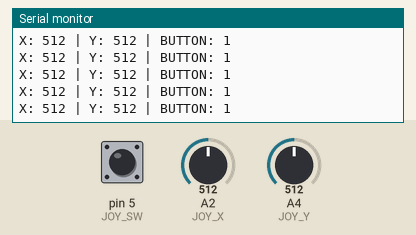
Simulated run of this sketch. Board: Arduino Uno, built with avr-gcc and run on an emulated ATmega328P. On the bench: the last lines printed to the serial monitor. The test bench sets the inputs (shaded band); at power-on: A2 (JOY_X) = 512, A4 (JOY_Y) = 512, pin 5 (JOY_SW) HIGH.

Above: at 1.2 s.
1.3 s: A2 (JOY_X) set to 716
At 1.56 s:
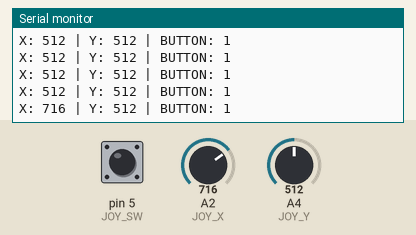
2.8 s: A4 (JOY_Y) set to 716
At 2.97 s:
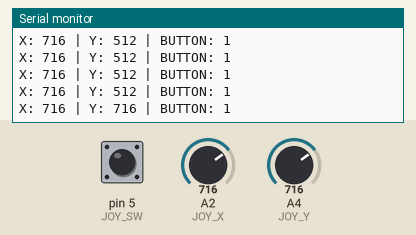
4.3 s: pin 5 (JOY_SW) pulled LOW for 0.25 s
At 4.57 s:
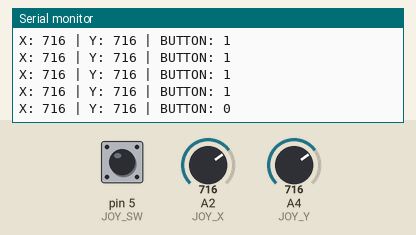
6.0 s: A2 (JOY_X) set to 900
At 6.18 s:
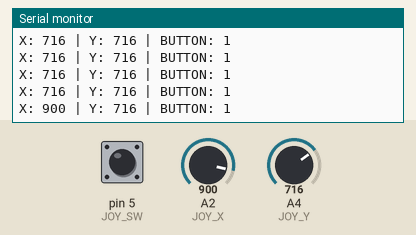
7.5 s: pin 5 (JOY_SW) pulled LOW for 1 s
At 7.79 s:
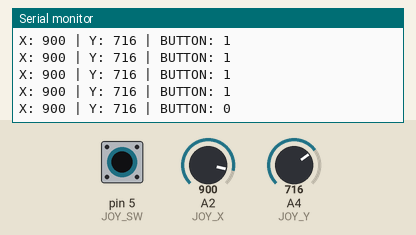
10.0 s: A4 (JOY_Y) set to 900
At 10.0 s:
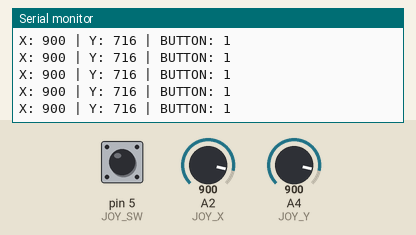
Timing chart, 0 to 12.5 s (numbered marks = the images above; inputs shaded):
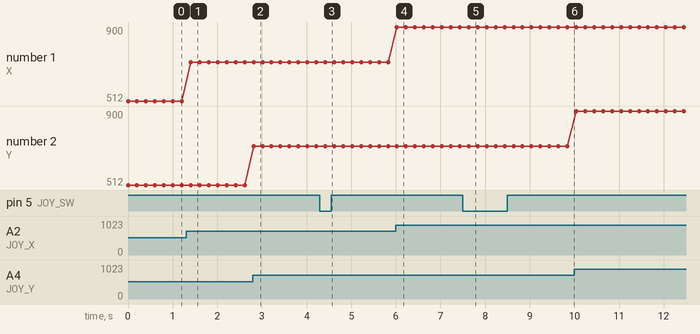

Measured:
- after the input at 1.3 s, the serial monitor: prints a new line after 0.11 s (image 1)
- after the input at 2.8 s, the serial monitor: prints a new line at once (image 2)
- after the input at 4.3 s, the serial monitor: prints a new line after 0.12 s (image 3)
- after the input at 6.0 s, the serial monitor: prints a new line at once (image 4)
- after the input at 7.5 s, the serial monitor: prints a new line after 0.13 s (image 5)
- plotted number 1: 512 → 716 after the input at 1.3 s, 716 → 900 after the input at 6.0 s

The sketch:

test_jostick.ino
```cpp
#define JOY_X 2
#define JOY_Y 4
#define JOY_SW 5

void setup() {
  Serial.begin(115200);
  pinMode(JOY_SW, INPUT_PULLUP);

  Serial.println("Joystick test started!");
}

void loop() {
  int x = analogRead(JOY_X);
  int y = analogRead(JOY_Y);
  int button = digitalRead(JOY_SW);

  Serial.print("X: ");
  Serial.print(x);

  Serial.print(" | Y: ");
  Serial.print(y);

  Serial.print(" | BUTTON: ");
  Serial.println(button);

  delay(200);
}
```
